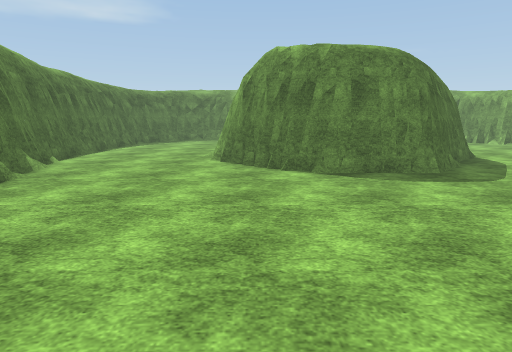
[1] (above)

13 first-person views from a walk through a 3-D level made in the Unity game engine. The camera is 1.5 m above the floor, tilts 10° down and sees 75° across. The floor is counted in squares, 1 m on a side. Each view is taken from the middle of a square. On the plan, view 1 faces up. The plan holds only what a view shows up to about 15 squares ahead; the rest is blank. The place goes on beyond the plan. Some surface patterns are stand-ins.

[2]
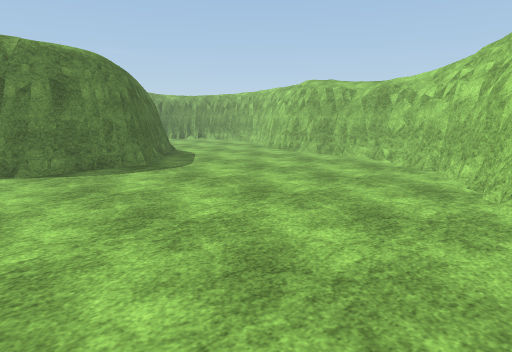

[3]
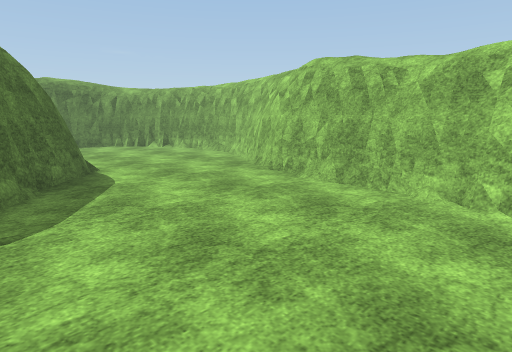

[4]
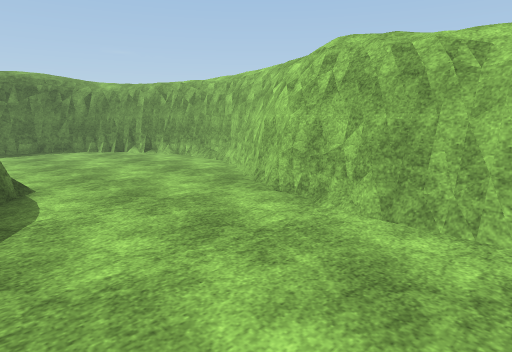

[5]
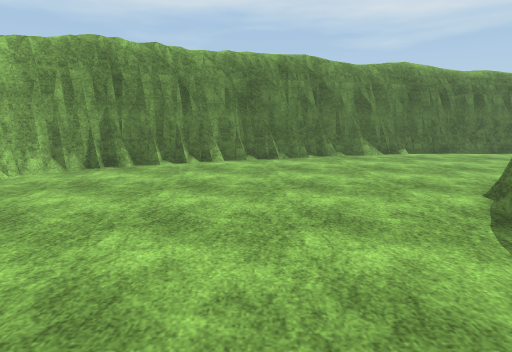

[6]
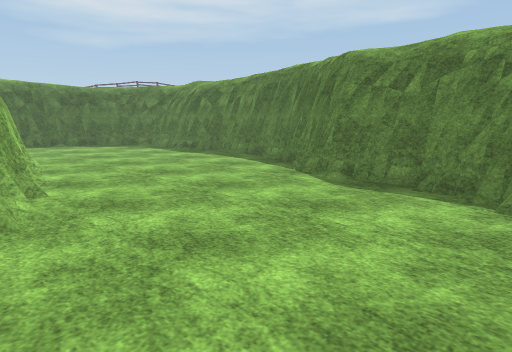

[7]
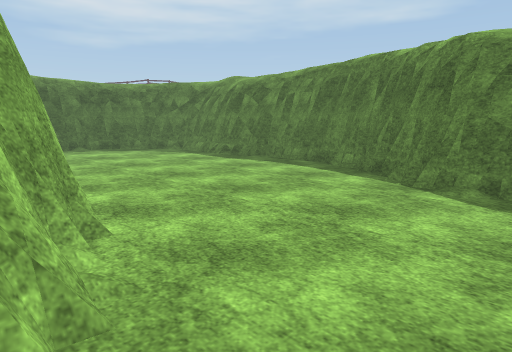

[8]
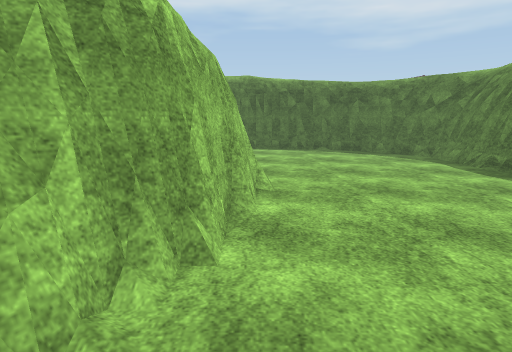

[9]
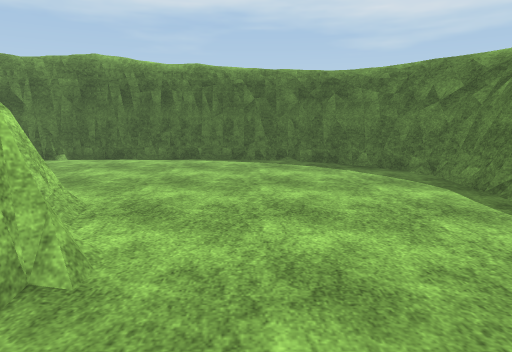

[10]
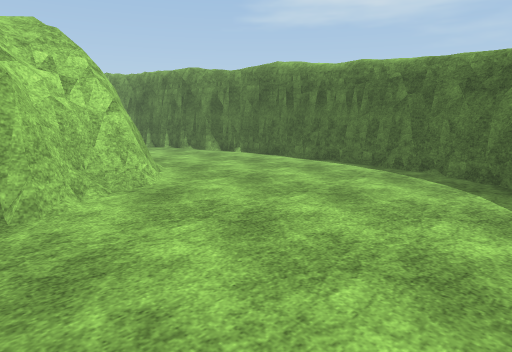

[11]
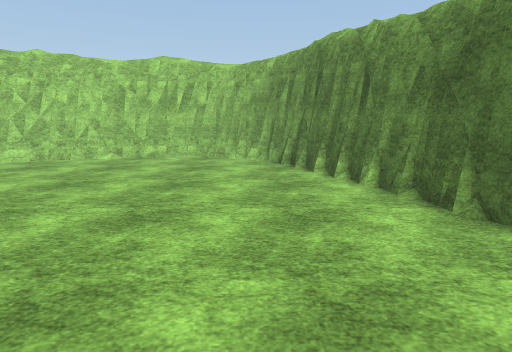

[12]
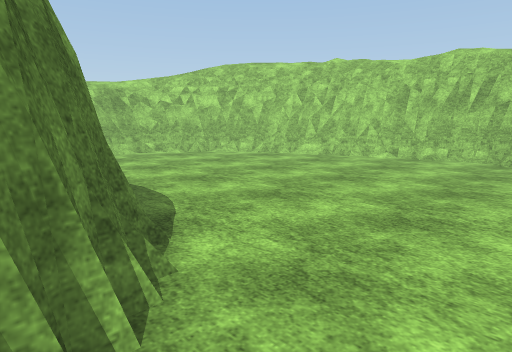

[13]
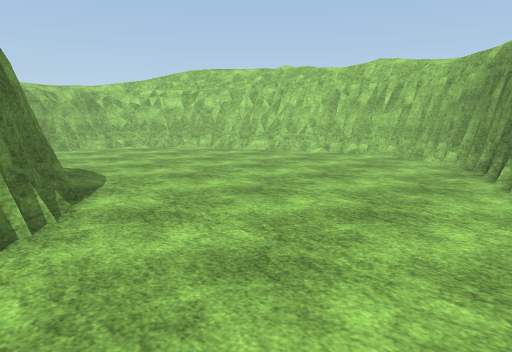

### Floor plan
Key: @ floor where view 1 was taken; # wall or solid block; . floor; = window, fence, low wall or low ledge.
Columns run from 8 left of view 1 to 15 right of it. Each row starts with its distance up from view 1.
 24        #######
 23    ######....###
 22   ##...........######
 21  ##................=##
 20  ##..................##
 19  #....................##
 18  #....................##
 17  #.....................#
 16 ##........###..........#
 15 ##......=######=.......#
 14 #=.....###    ###......#
 13 ##.....##     ###.....##
 12 ##.....##     ##......#
 11  #.....###    #......##
 10  #......#######......#
  9  #........####......=#
  8  ##.................##
  7   #.................##
  6   #.................#
  5   ##................#
  4   ##................#
  3    #...............##
  2    ##.............##
  1     ##...........##
  0     ##..@......###
 -1      ##.....####
 -2       ########

Positions as (right, up) in squares from view 1, and headings:
1: (0, 0), facing up
2: (0, -1), facing up-right
3: (5, 3), facing up-right
4: (7, 5), facing up-right
5: (7, 5), facing left
6: (13, 14), facing up-left
7: (10, 14), facing up-left
8: (9, 16), facing left
9: (5, 18), facing left
10: (3, 22), facing down-left
11: (-2, 11), facing down
12: (-2, 11), facing down-right
13: (-5, 11), facing down-right
